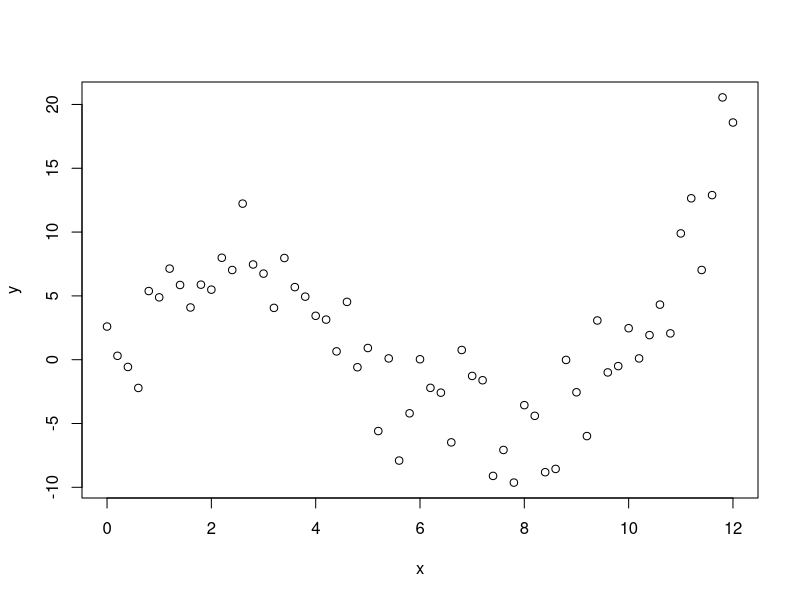

Recreate this plot in R. (Note: this script raises an error after producing the figure.)
library(dplyr)
library(tidyr)
set.seed(12604)

# This part of the lab will illustrate a problem with over-fitting
# models: over-fit models tend to perform worse on novel data.

# To illustrate, let's take a look at a simple statistical model.

# I'm going to start by defining a function that takes an
# observation, x, and generates data y.
# The data follow a cubic polynomial function (i.e., a curvy line.)

data.generating.process <- function(x) {
  b.0 <- 0
  b.1 <- 7
  b.2 <- -2
  b.3 <- 0.13
  y <- b.0 + b.1*x + b.2*x^2 + b.3*x^3
  return(y)
}

# Now I'll create a set of values, x, and use the
# data generating process with some random noise
# to create a simulated data set.

simulated.data <- data.frame(x = seq(0,12,0.2)) %>%
  mutate(y = data.generating.process(x) + rnorm(n(), 0, 3))

# Let's generate a plot of the data.

plot(y ~ x, data=simulated.data)

# We can add the true data generating process (minus noise)
# to this plot to visualize the how the noise affected
# the data

simulated.data <- simulated.data %>%
  mutate(y.true = data.generating.process(x))

points(y.true ~ x, data=data, col="red", type="l")

# This fit looks pretty good, but that's because we're generating
# the data from this exact model! 

## PREDICTION FUNCTIONS ########

# Let's start by generalizing what I've done above to a few different models.
# We want to be able to pass in a set of parameters and some data, and get
# the model's predictions back.

# Create prediction functions for the 1-degree model, 3-degree model, 
# and 7-degree model.

model.1.prediction <- function(params, x){
  
}

model.3.prediction <- function(params, x){
  
}

model.7.prediction <- function(params, x){
  
}
  

## DISCREPANCY FUNCTIONS #######

# Let's write some code that will allow us to fit models of different
# complexity to this data. Let's write discrepancy functions for the
# same models we wrote prediction functions for above

# Let's use RMSE for this example.

model.1.discrepancy <- function(params, data){
  
}

model.3.discrepancy <- function(params, data){
  
}

model.7.discrepancy <- function(params, data){
  
}

## CREATING A HOLDOUT SET ##

# To test the ability of the model's to generalize to new data, we will mark
# about half the data for training and half for testing

simulated.data <- simulated.data %>% 
  mutate(training.set = sample(c(T,F), n(), replace=T))

train.data <- simulated.data %>% filter(training.set == T)

test.data <- simulated.data %>% filter(training.set == F)

## FITTING THE MODELS ######

# first, just plot the train and test data in different colors

plot(y ~ x, data = test.data)
points(y ~ x, data = train.data, col = "red")

# fill in the code here to run the parameter search

model.1.result <- NA

simulated.data <- simulated.data %>%
  mutate(y.pred.1 = model.1.prediction(model.1.result$par, x))

points(y.pred.1 ~ x, data=simulated.data, type="l", col="purple")



model.3.result <- NA

simulated.data <- simulated.data %>%
  mutate(y.pred.3 = model.3.prediction(model.3.result$par, x))

points(y.pred.3 ~ x, data=simulated.data, type="l", col="blue")



model.7.result <- NA

simulated.data <- simulated.data %>%
  mutate(y.pred.7 = model.7.prediction(model.7.result$par, x))

points(y.pred.7 ~ x, data=simulated.data, type="l", col="green")


## CHECK FIT ON HOLDOUT SET ####

# this code will take our model fits and calculate the RMSE for each model
# on the test data

simulated.data %>%
  filter(training.set == F) %>%
  pivot_longer(5:7, names_to = "model.complexity", values_to = "prediction") %>%
  mutate(sq.error = (prediction - y)^2) %>%
  group_by(model.complexity) %>%
  summarize(rmse = sqrt(mean(sq.error)))

# which model has the lowest RMSE on the test data?

# try changing the random.seed() at the top of the script and running it 
# a few times. which model consistently has the lowest RMSE?
  
  



